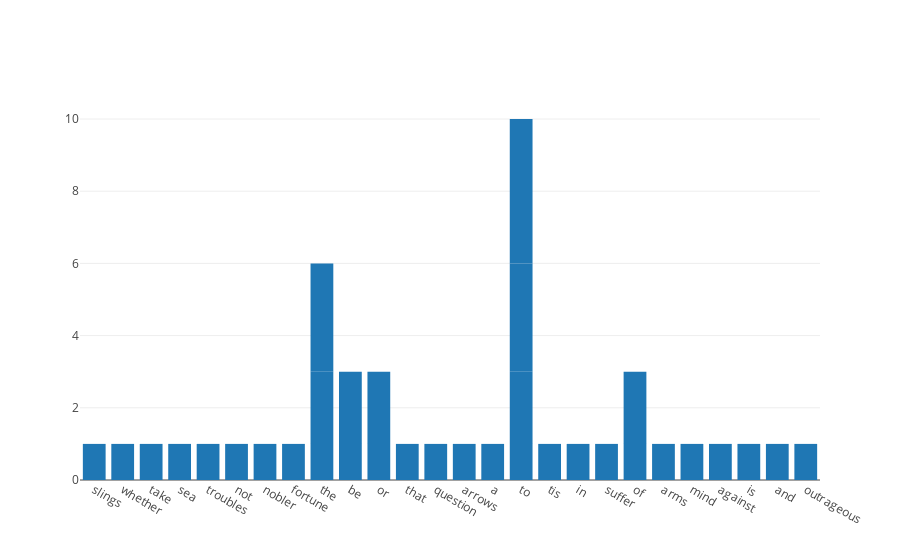

Source (notebook cell):
### Code cell
import $ivy.`org.plotly-scala::plotly-almond:0.8.1`

import plotly._
import plotly.element._
import plotly.layout._
import plotly.Almond._

val (x, y) = words.unzip

Bar(x, y).plot()

### Figure 1 — Plotly figure (JSON) as saved in the notebook; plotly's stock layout.template omitted (floating-point values rounded to 4 significant figures)
{"data": [{"type": "bar", "x": ["slings", "whether", "take", "sea", "troubles", "not", "nobler", "fortune", "the", "the", "the", "be", "or", "be", "that", "question", "arrows", "or", "a", "to", "to", "tis", "in", "to", "suffer", "of", "to", "arms", "of", "mind", "against", "is", "and", "outrageous"], "y": [1, 1, 1, 1, 1, 1, 1, 1, 1, 2, 3, 1, 1, 2, 1, 1, 1, 2, 1, 1, 2, 1, 1, 3, 1, 1, 4, 1, 2, 1, 1, 1, 1, 1]}], "layout": {}}
